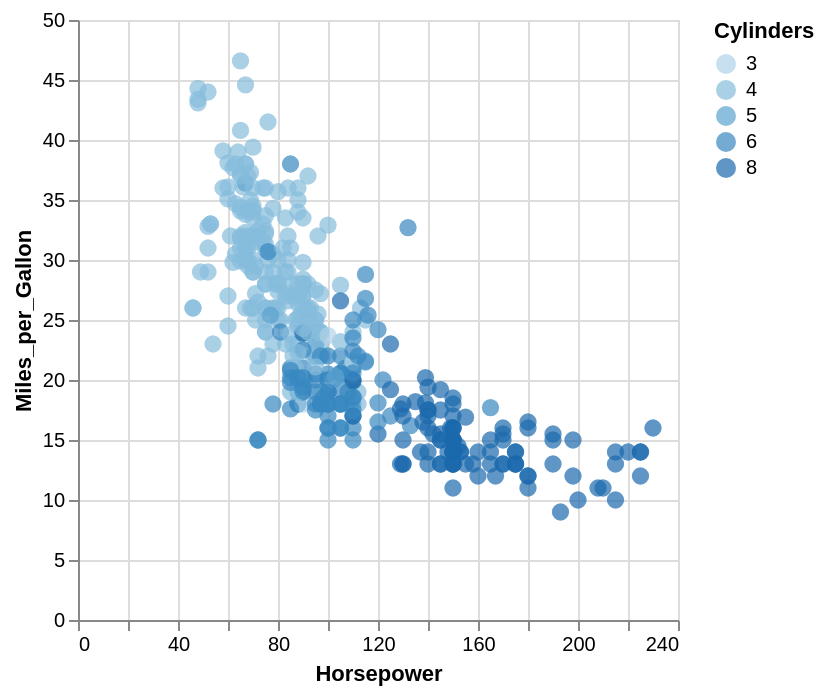

This figure's Vega-Lite source:
### Vega-Lite specification from a JSON file in a GitHub repository (floating-point values rounded to 4 significant figures; data arrays with more than 128 entries replaced by an {"elided": "..."} marker saying what was removed)
{"$schema": "https://vega.github.io/schema/vega-lite/v4.json", "data": {"values": {"elided": "406 records"}}, "selection": {"paintbrush": {"type": "multi"}}, "mark": "circle", "encoding": {"x": {"field": "Horsepower", "type": "quantitative"}, "y": {"field": "Miles_per_Gallon", "type": "quantitative"}, "color": {"condition": {"selection": "paintbrush", "field": "Cylinders", "type": "ordinal"}, "value": "grey"}, "size": {"value": 75}}}
